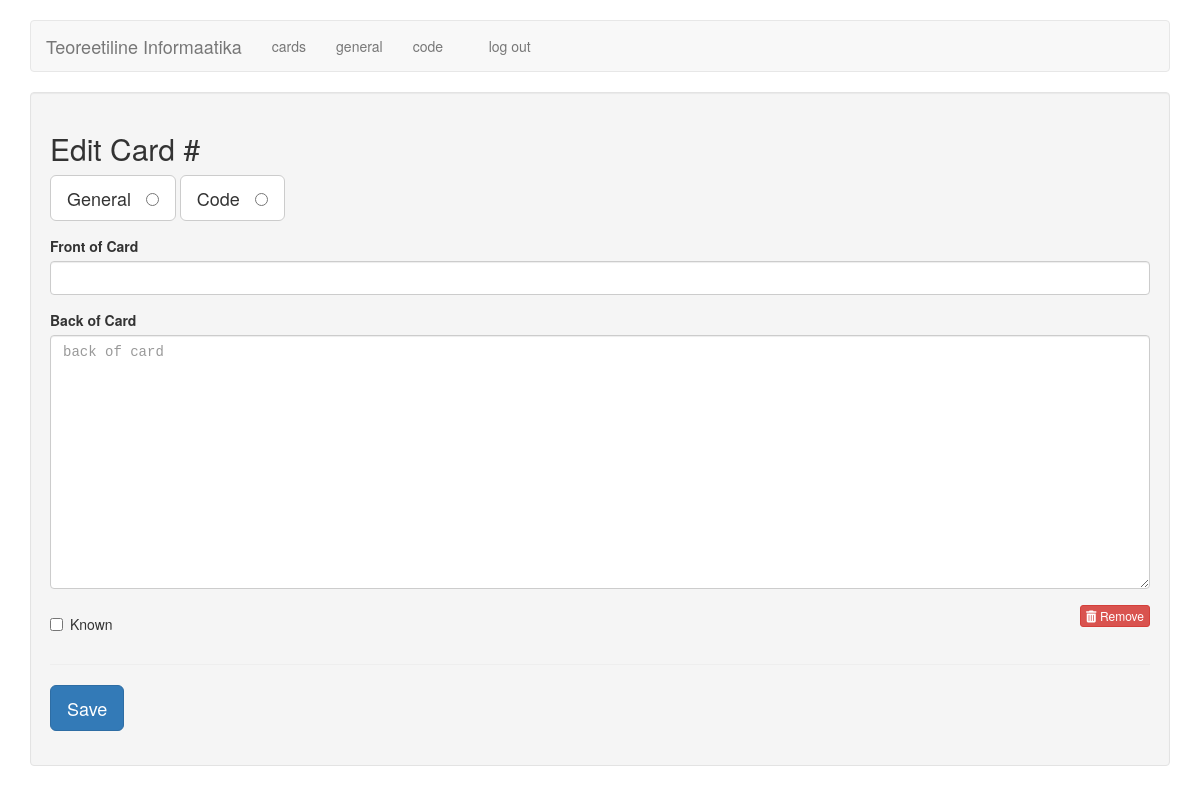
The app's page /edit/1036 (signed in), older data.
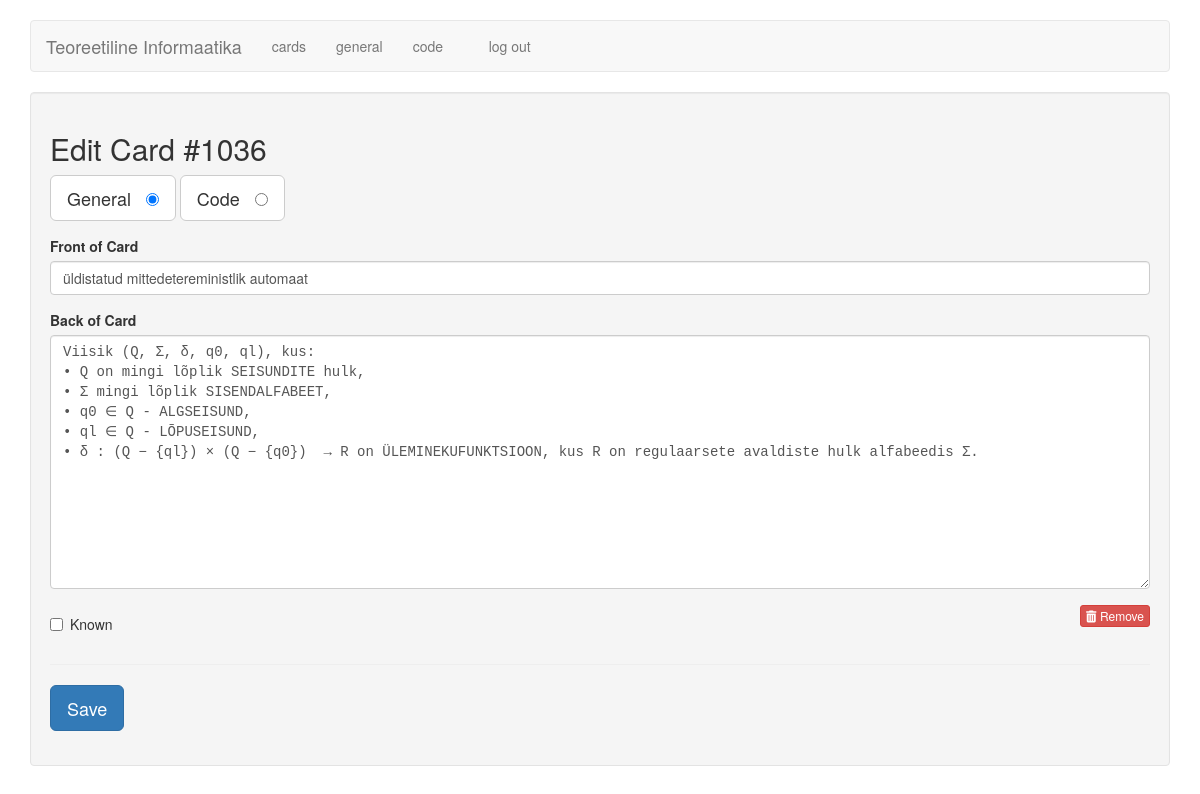
The same page, newer data.
### tables this page shows
CREATE TABLE cards (
  id integer primary key autoincrement,
  type tinyint not null, /* 1 for vocab, 2 for code */
  front text not null,
  back text not null,
  known boolean default 0
);

### flash_cards.py (the view)
@app.route('/edit/<card_id>')
def edit(card_id):
    if not session.get('logged_in'):
        return redirect(url_for('login'))
    db = get_db()
    query = '''
        SELECT id, type, front, back, known
        FROM cards
        WHERE id = ?
    '''
    cur = db.execute(query, [card_id])
    card = cur.fetchone()
    return render_template('edit.html', card=card)

### flash_cards.py (called while the page is built)
def connect_db():
    rv = sqlite3.connect(app.config['DATABASE'])
    rv.row_factory = sqlite3.Row
    return rv

def get_db():
    if not hasattr(g, 'sqlite_db'):
        g.sqlite_db = connect_db()
    return g.sqlite_db

### templates/edit.html (shortened to what this page needs)
{% extends "layout.html" %}
{% block body %}
    <div class="well">
        <h2>Edit Card #{{ card.id }}</h2>
        <form action="{{ url_for('edit_card') }}" method="post" class="cardForm">
            <div class="form-group">
                <label for="general" class="btn btn-default btn-lg">General &nbsp;
                    <input type="radio" name="type" value="1"
                           id="general" {{ "checked" if (card.type == 1) else "" }} />
                </label>
                <label for="code" class="btn btn-default btn-lg">Code &nbsp;
                    <input type="radio" name="type" value="2" id="code" {{ "checked" if (card.type == 2) else "" }} />
                </label>
            </div>
            <div class="form-group">
                <label for="front">Front of Card</label>
                <input type="text" name="front" id="front" class="form-control" value="{{ card.front|e }}">
            </div>
            <div class="form-group">
                <label for="back">Back of Card</label>
                <textarea name="back"
                          class="form-control"
                          id="back"
                          placeholder="back of card"
                          rows="12">{{ card.back|e }}</textarea>
            </div>
            <div class="row">
                <div class="col-xs-6">
                    <div class="checkbox">
                        <label>
                            <input type="checkbox" name="known"
                               value="1" {{ "checked" if (card.known == 1) else "" }} /> Known
                        </label>
                    </div>
                </div>
                <div class="col-xs-6 text-right">
                    <a href="{{ url_for('delete', card_id=card.id) }}" class="btn btn-danger btn-xs">
                        <i class="fa fa-trash"></i>
                        Remove
                    </a>
                </div>
            </div>
            <hr />
            <div class="form-group">
                <button type="submit" class="saveButton btn btn-lg btn-primary">Save</button>
            </div>
        </form>
    </div>
{% endblock %}

Row changes from the older to the newer data that the page shows:
added cards: id "1036", front "üldistatud mittedetereministlik automaat", back "Viisik (Q, Σ, δ, q0, ql), kus: • Q on mingi lõplik SEISUNDITE hulk, • Σ mingi lõplik SISENDALFABEET, • q0 ∈ Q - ALGSEISUND, • ql ∈ Q - LÕPUSEISUND, • δ : (Q − {ql}) × (Q − {q0}) → R on ÜLEMINEKUFUNKTSIOON, kus R on regulaarsete avaldiste hulk alfabeedis Σ."
Text that changed along with them:
form field type: "☐ General" → "☑ General"
